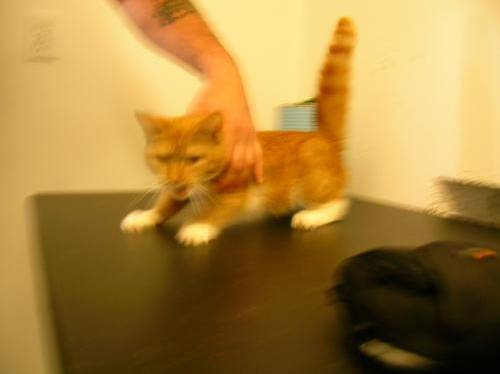
#> input picture 10 - Ансамбли/train/cat.0.jpg, 500 x 374 px; its folder holds only this picture in this run
$ jupyter execute --allow-errors 10.ipynb
#> lines starting #> are read from the running program, lines starting #| are printed output that depends on the picture
Подключение базовых библиотек для обработки изображений

[cell 1]
from IPython.display import Image
from imutils import paths
import numpy as np
import cv2
import os

Для работы с изображениями, найдем их гистограммы — характеристики распределения интенсивности изображения. Для этого можно воспользоваться следующим методом.

[cell 2]
def extract_histogram(image, bins=(8, 8, 8)):
    hist = cv2.calcHist([image], [0, 1, 2], None, bins, [0, 256, 0, 256, 0, 256])
    cv2.normalize(hist, hist)
    return hist.flatten()

Считаем изображения из корневой папки train и вычислим гистограмму каждого изображения. Кроме того, отделим метку каждого изображения. Обработка большого числа изображений в облачных сервисах занимает длительное время (1-5 минут).

[cell 3]
imagePaths = sorted(list(paths.list_images('train')))
trainData = []
labels = []

for (i, imagePath) in enumerate(imagePaths):
    image = cv2.imread(imagePath, 1)
#> image is the input picture: shape (374, 500, 3); mean B, G, R 61.9, 129.8, 167.7
    label = imagePath.split(os.path.sep)[-1].split(".")[0]
    hist = extract_histogram(image)
#> hist = 512 values, max 0.577 at index 10, min 0 at index 3, mean 0.00769
    trainData.append(hist)
    labels.append(label)

Преобразуем метки в удобный формат 0 и 1. Cat заменяем на 1, Dog на 0.

[cell 4]
Y = [1 if x == 'cat' else 0 for x in labels]

Обучаем первый базовый классификатор - бэггинг деревьев принятия решений (меняем значения возле комментариев на свои)

[cell 5]
from sklearn.ensemble import BaggingClassifier
from sklearn.tree import DecisionTreeClassifier

tree = DecisionTreeClassifier(criterion='entropy', #критерий разделения
                              min_samples_leaf=10, #минимальное число объектов в листе
                              max_leaf_nodes=20, #максимальное число листьев
                              random_state=336) #random_state
bagging = BaggingClassifier(tree, #базовый алгоритм
                            n_estimators=21, #количество деревьев
                            random_state=336) #random_state
bagging.fit(trainData, Y)

Теперь обучим модель почти-разделяющий гиперплосоксти (меняем значения возле комментариев на свои).

[cell 6]
from sklearn.svm import LinearSVC

svm = LinearSVC(random_state = 336, C = 1.51) #random_state и C
#> (the rest of this cell did not finish here and is left out)

И наконец обучаем третий базовый алгоритм — случайный лес

[cell 7]
from sklearn.ensemble import RandomForestClassifier

forest = RandomForestClassifier(n_estimators=21, #количество деревьев
                             criterion='entropy', #критерий разделения
                              min_samples_leaf=10, #минимальное число объектов в листе
                              max_leaf_nodes=20, #максимальное число листьев
                              random_state=336)
forest.fit(trainData, Y)

Задаем в качестве решающего метаалгоритма логистическую регрессию:

[cell 8]
from sklearn.linear_model import LogisticRegression

lr = LogisticRegression(solver='lbfgs', random_state=336) #solver и random_state

Обучаем метаалгоритм

[cell 9]
from sklearn.ensemble import StackingClassifier

base_estimators = [('SVM', svm), ('Bagging DT', bagging), ('DecisionForest', forest)]
sclf = StackingClassifier(estimators=base_estimators, final_estimator=lr, cv=2)
#> (the rest of this cell did not finish here and is left out)

Оценка метамодели. Доля правильной классификации (Accuracy):

#> (a cell that did not finish here is left out)

Выполняем предсказания для своих изображений.

[cell 11]
images = [cv2.imread('test/dog.1038.jpg'), cv2.imread('test/cat.1012.jpg'), cv2.imread('test/cat.1022.jpg'), cv2.imread('test/dog.1021.jpg')] #заменяем названия файлов
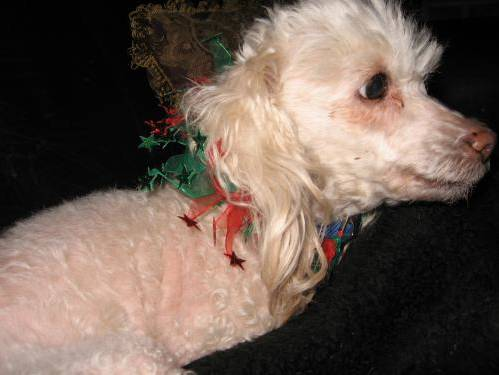
#> input picture 10 - Ансамбли/test/dog.1038.jpg, 499 x 375 px
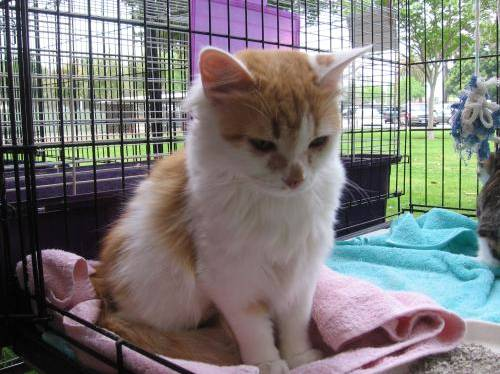
#> input picture 10 - Ансамбли/test/cat.1012.jpg, 500 x 374 px
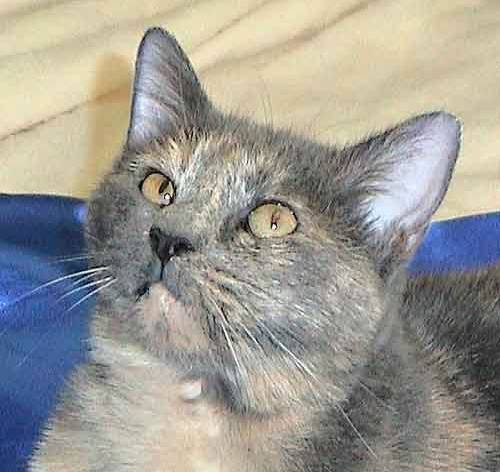
#> input picture 10 - Ансамбли/test/cat.1022.jpg, 500 x 472 px
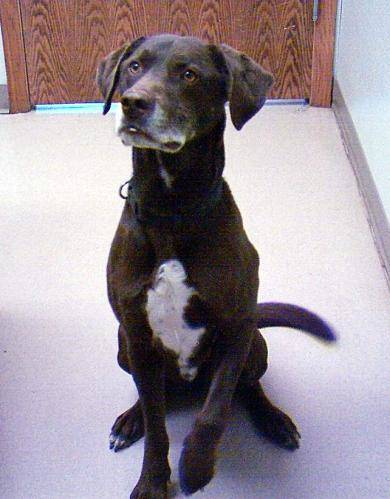
#> input picture 10 - Ансамбли/test/dog.1021.jpg, 390 x 499 px
#в выводе: первое число - вероятность отнесения изображения к собаке (0), а второе к кошке (1)
#> (the rest of this cell did not finish here and is left out)
